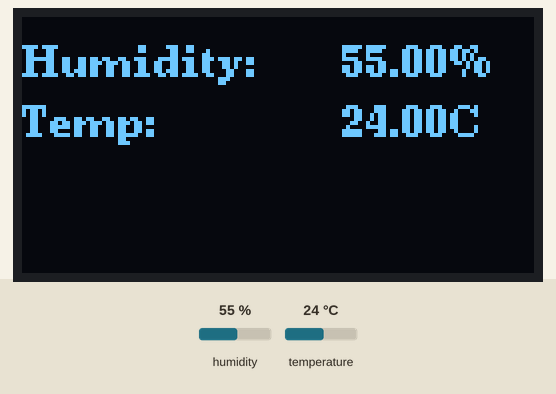
Simulated run of this sketch. Board: Arduino Uno, built with avr-gcc and run on an emulated ATmega328P. Parts: 128×64 one-colour display. The test bench sets the inputs (shaded band); at power-on: humidity 55 %, temperature 24 °C. What the sketch prints to the serial monitor is not drawn.

Above: at 2.9 s.
3.0 s: humidity set to 22 %
At 5.5 s:
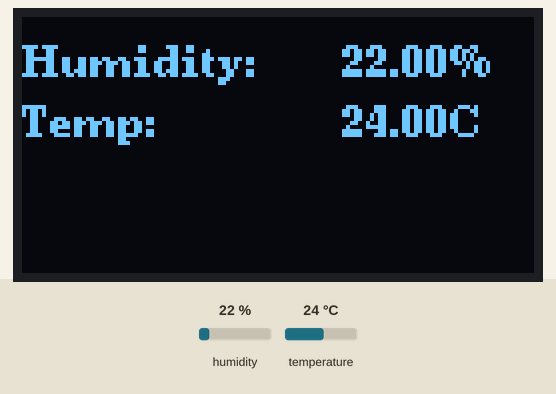
5.8 s: temperature set to 12 °C
At 6.9 s:
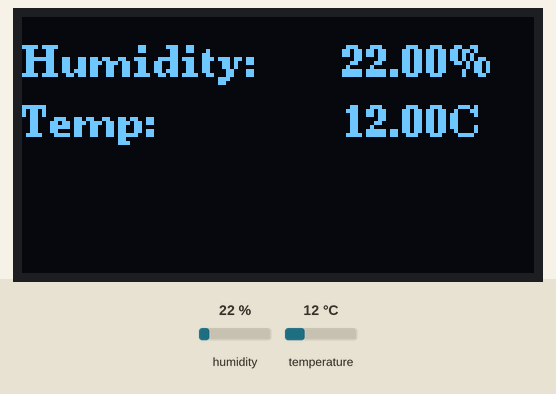
8.6 s: humidity set to 40 %
At 11.7 s:
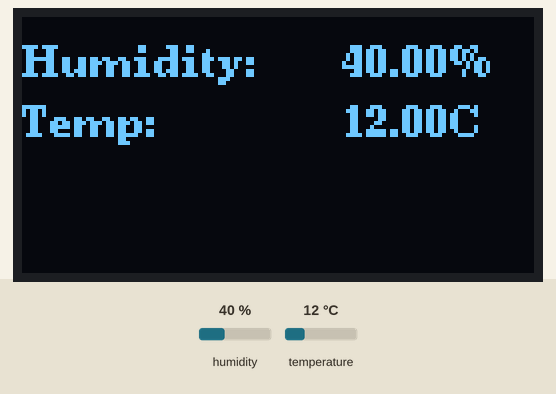
12.0 s: temperature set to 19 °C
Timing chart, 0 to 15.0 s (numbered marks = the images above; inputs shaded):
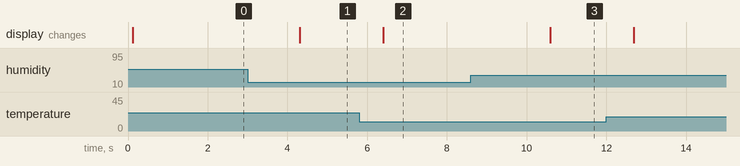

Measured:
- after the input at 3.0 s, the display: changes after 1.3 s (image 1)
- after the input at 5.8 s, the display: changes after 0.61 s (image 2)
- after the input at 8.6 s, the display: changes after 2.0 s (image 3)

The sketch:

properly_configed_dht11_and_oled.ino
```cpp
#include <U8g2lib.h>
#include <DHT.h>

// Pin definitions for SPI
#define DHTPIN 4        // DHT11 sensor data pin
#define DHTTYPE DHT11   // DHT11 sensor type
#define OLED_DC 16      // OLED Data/Command pin (GPIO 16)
#define OLED_CS 5       // OLED Chip Select pin (GPIO 5)
#define OLED_RESET 17   // OLED reset pin (GPIO 17)
#define SCLK 18         // Clock pin for SPI
#define MOSI 23         // MOSI pin for SPI

// Initialize the OLED display using U8g2 (using SPI communication)
U8G2_SH1106_128X64_NONAME_F_4W_HW_SPI u8g2(U8G2_R0, /* cs=*/ OLED_CS, /* dc=*/ OLED_DC, /* reset=*/ OLED_RESET);

DHT dht(DHTPIN, DHTTYPE);  // Initialize DHT11 sensor

void setup() {
  // Start the serial monitor
  Serial.begin(115200);

  // Initialize the DHT11 sensor
  dht.begin();

  // Initialize the OLED display
  u8g2.begin();  // Initialize the display
}

void loop() {
  // Reading temperature and humidity from DHT11
  float humidity = dht.readHumidity();
  float temperature = dht.readTemperature();

  // Check if the readings failed
  if (isnan(humidity) || isnan(temperature)) {
    Serial.println(F("Failed to read from DHT sensor!"));
    return;
  }

  // Clear the display buffer
  u8g2.clearBuffer();

  // Print humidity
  u8g2.setFont(u8g2_font_ncenB08_tr);  // Choose a suitable font
  u8g2.drawStr(0, 15, "Humidity:");
  u8g2.setCursor(80, 15);
  u8g2.print(humidity);
  u8g2.print("%");

  // Print temperature
  u8g2.drawStr(0, 30, "Temp:");
  u8g2.setCursor(80, 30);
  u8g2.print(temperature);
  u8g2.print("C");

  // Send buffer to display
  u8g2.sendBuffer();

  // Print to the serial monitor (for debugging)
  Serial.print("Humidity: ");
  Serial.print(humidity);
  Serial.print("%  Temperature: ");
  Serial.print(temperature);
  Serial.println("C");

  // Wait for 2 seconds before reading again
  delay(2000);
}
```
